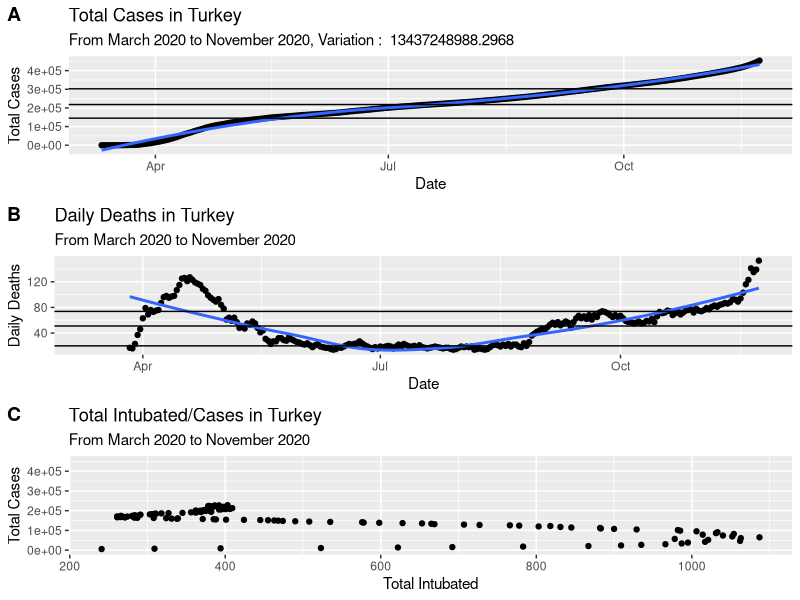

Write R code to recreate this figure.
## ---- chunk 1
library(readr)
library(dplyr)
library(ggplot2)
library(tidyr)
library(cowplot)
## ---- chunk 2
#read data
data <- read_csv("General/Turkey Covd/covid19-turkey-data.csv")

head(data, 10)
tail(data, 10)
## ---- chunk 3
#plotting


plot_1 <- ggplot(data = data, aes(x = date, y = total_case)) +
  geom_point() +
  geom_smooth(method = "loess", se = FALSE) + 
  geom_hline(aes(yintercept = quantile(data$total_case, 0.25, na.rm = TRUE))) +
  geom_hline(aes(yintercept = quantile(data$total_case, 0.5, na.rm = TRUE))) + 
  geom_hline(aes(yintercept = quantile(data$total_case, 0.75, na.rm = TRUE))) +
  labs(
    title = "Total Cases in Turkey",
        subtitle = paste("From March 2020 to November 2020, Variation : ", var(data$total_case) ),
       x = "Date",
       y = "Total Cases"
       )
    

plot_2 <- ggplot(data = data,aes(x = date, y = daily_death)) +
  geom_point() +
  geom_smooth(method = "loess", se = FALSE) + 
  geom_hline(aes(yintercept = quantile(data$daily_death, 0.25, na.rm = TRUE))) +
  geom_hline(aes(yintercept = quantile(data$daily_death, 0.5, na.rm = TRUE))) + 
  geom_hline(aes(yintercept = quantile(data$daily_death, 0.75, na.rm = TRUE))) +
  labs(
    title = "Daily Deaths in Turkey",
    subtitle = "From March 2020 to November 2020",
    x = "Date",
    y = "Daily Deaths",
    )

plot_3 <- ggplot(data = data, aes(x = total_intubated, y = total_case)) +
  geom_point() +
  labs(
    title = "Total Intubated/Cases in Turkey",
    subtitle = "From March 2020 to November 2020",
    x = "Total Intubated",
    y = "Total Cases"
  )

p <- plot_grid(plot_1, plot_2, plot_3, labels = "AUTO", nrow = 3)

ggsave("General/Turkey Covd/plot.PNG", p)

